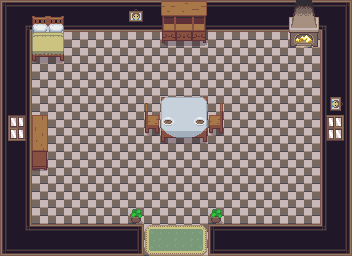

A 2D game scene composited from a Tiled map and its tileset images. What follows is a short description and the map's XML, with every tile layer's data as written:
An orthogonal 22x16 tile map with 16x16 px tiles, 5 tile layers (Ground, Mat, Object, Wall, ...) and 14 objects.

<map version="1.5" tiledversion="1.5.0" orientation="orthogonal" renderorder="right-down" width="22" height="16" tilewidth="16" tileheight="16" infinite="0" nextlayerid="7" nextobjectid="15">
 <tileset firstgid="1" source="HouseTile.tsx" />
 <layer id="1" name="Ground" width="22" height="16">
  <data encoding="csv">
1,1,1,1,1,1,1,1,1,1,1,1,1,1,1,1,1,1,1,1,1,1,
1,1,1,1,1,1,1,1,1,1,1,1,1,1,1,1,1,1,1,1,1,1,
1,1,1,1,1,1,1,1,1,1,1,1,1,1,1,1,1,1,1,1,1,1,
1,1,1,1,1,1,1,1,1,1,1,1,1,1,1,1,1,1,1,1,1,1,
1,1,1,1,1,1,1,1,1,1,1,1,1,1,1,1,1,1,1,1,1,1,
1,1,1,1,1,1,1,1,1,1,1,1,1,1,1,1,1,1,1,1,1,1,
1,1,1,1,1,1,1,1,1,1,1,1,1,1,1,1,1,1,1,1,1,1,
1,1,1,1,1,1,1,1,1,1,1,1,1,1,1,1,1,1,1,1,1,1,
1,1,1,1,1,1,1,1,1,1,1,1,1,1,1,1,1,1,1,1,1,1,
1,1,1,1,1,1,1,1,1,1,1,1,1,1,1,1,1,1,1,1,1,1,
1,1,1,1,1,1,1,1,1,1,1,1,1,1,1,1,1,1,1,1,1,1,
1,1,1,1,1,1,1,1,1,1,1,1,1,1,1,1,1,1,1,1,1,1,
1,1,1,1,1,1,1,1,1,1,1,1,1,1,1,1,1,1,1,1,1,1,
1,1,1,1,1,1,1,1,1,1,1,1,1,1,1,1,1,1,1,1,1,1,
1,1,1,1,1,1,1,1,1,1,1,1,1,1,1,1,1,1,1,1,1,1,
1,1,1,1,1,1,1,1,1,1,1,1,1,1,1,1,1,1,1,1,1,1
</data>
 </layer>
 <layer id="3" name="Mat" width="22" height="16">
  <data encoding="csv">
0,0,0,0,0,0,0,0,0,0,0,0,0,0,0,0,0,0,0,0,0,0,
0,0,0,0,0,0,0,0,0,0,0,0,0,0,0,0,0,0,0,0,0,0,
0,0,0,0,0,0,0,0,0,0,0,0,0,0,0,0,0,0,0,0,0,0,
0,0,0,0,0,0,0,0,0,0,0,0,0,0,0,0,0,0,0,0,0,0,
0,0,0,0,0,0,0,0,0,0,0,0,0,0,0,0,0,0,0,0,0,0,
0,0,0,0,0,0,0,0,0,0,0,0,0,0,0,0,0,0,0,0,0,0,
0,0,0,0,0,0,0,0,0,177,0,0,0,179,0,0,0,0,0,0,0,0,
0,0,0,0,0,0,0,0,0,217,0,0,0,219,0,0,0,0,0,0,0,0,
0,0,0,0,0,0,0,0,0,257,0,0,0,259,0,0,0,0,0,0,0,0,
0,0,0,0,0,0,0,0,0,0,0,0,0,0,0,0,0,0,0,0,0,0,
0,0,0,0,0,0,0,0,0,0,0,0,0,0,0,0,0,0,0,0,0,0,
0,0,0,0,0,0,0,0,0,0,0,0,0,0,0,0,0,0,0,0,0,0,
0,0,0,0,0,0,0,0,0,0,0,0,0,0,0,0,0,0,0,0,0,0,
0,0,0,0,0,0,0,0,0,0,0,0,0,0,0,0,0,0,0,0,0,0,
0,0,0,0,0,0,0,0,0,281,282,282,283,0,0,0,0,0,0,0,0,0,
0,0,0,0,0,0,0,0,0,361,362,362,363,0,0,0,0,0,0,0,0,0
</data>
 </layer>
 <layer id="4" name="Object" width="22" height="16">
  <data encoding="csv">
0,0,0,0,0,0,0,0,0,0,0,0,0,0,0,0,0,0,0,0,0,0,
0,0,0,0,0,0,0,0,0,0,0,0,0,0,0,0,0,0,0,0,0,0,
0,0,0,0,0,0,0,0,0,0,0,0,0,0,0,0,0,0,0,0,0,0,
0,0,0,0,0,0,0,0,0,0,0,0,0,0,0,0,0,0,0,0,0,0,
0,0,0,0,0,0,0,0,0,0,0,0,0,0,0,0,0,0,0,0,0,0,
0,0,0,0,0,0,0,0,0,0,0,0,0,0,0,0,0,0,0,0,0,0,
0,0,0,0,0,0,0,0,0,0,54,55,56,0,0,0,0,0,0,0,0,0,
0,0,0,0,0,0,0,0,0,0,94,95,96,0,0,0,0,0,0,0,0,0,
0,0,0,0,0,0,0,0,0,0,134,135,136,0,0,0,0,0,0,0,0,0,
0,0,0,0,0,0,0,0,0,0,0,0,0,0,0,0,0,0,0,0,0,0,
0,0,0,0,0,0,0,0,0,0,0,0,0,0,0,0,0,0,0,0,0,0,
0,0,0,0,0,0,0,0,0,0,0,0,0,0,0,0,0,0,0,0,0,0,
0,0,0,0,0,0,0,0,0,0,0,0,0,0,0,0,0,0,0,0,0,0,
0,0,0,0,0,0,0,0,0,0,0,0,0,0,0,0,0,0,0,0,0,0,
0,0,0,0,0,0,0,0,0,0,0,0,0,0,0,0,0,0,0,0,0,0,
0,0,0,0,0,0,0,0,0,0,0,0,0,0,0,0,0,0,0,0,0,0
</data>
 </layer>
 <layer id="2" name="Wall" width="22" height="16">
  <data encoding="csv">
2,3,3,3,3,3,3,3,3,3,3,3,3,3,3,3,3,3,3,3,3,4,
42,5,83,83,83,83,83,83,83,83,83,83,83,83,83,83,83,83,83,83,6,44,
42,44,0,0,0,0,0,0,0,0,0,0,0,0,0,0,0,0,0,0,42,44,
42,44,0,0,0,0,0,0,0,0,0,0,0,0,0,0,0,0,0,0,42,44,
42,44,0,0,0,0,0,0,0,0,0,0,0,0,0,0,0,0,0,0,42,44,
42,44,0,0,0,0,0,0,0,0,0,0,0,0,0,0,0,0,0,0,42,44,
42,44,0,0,0,0,0,0,0,0,0,0,0,0,0,0,0,0,0,0,42,44,
42,44,0,0,0,0,0,0,0,0,0,0,0,0,0,0,0,0,0,0,42,44,
42,44,0,0,0,0,0,0,0,0,0,0,0,0,0,0,0,0,0,0,42,44,
42,44,0,0,0,0,0,0,0,0,0,0,0,0,0,0,0,0,0,0,42,44,
42,44,0,0,0,0,0,0,0,0,0,0,0,0,0,0,0,0,0,0,42,44,
42,44,0,0,0,0,0,0,0,0,0,0,0,0,0,0,0,0,0,0,42,44,
42,44,0,0,0,0,0,0,0,0,0,0,0,0,0,0,0,0,0,0,42,44,
42,44,0,0,0,0,0,0,0,0,0,0,0,0,0,0,0,0,0,0,42,44,
42,45,3,3,3,3,3,3,4,0,0,0,0,2,3,3,3,3,3,3,46,44,
82,83,83,83,83,83,83,83,84,0,0,0,0,82,83,83,83,83,83,83,83,84
</data>
 </layer>
 <layer id="5" name="ObjectCollideWithWall" width="22" height="16">
  <data encoding="csv">
0,0,0,0,0,0,0,0,403,0,291,292,293,0,0,0,0,0,413,414,0,0,
0,0,58,59,0,0,0,0,443,0,331,332,333,0,0,0,0,0,453,454,0,0,
0,0,98,99,0,0,0,0,0,0,371,372,373,0,0,0,0,0,491,492,0,0,
0,0,138,139,0,0,0,0,0,0,0,0,0,0,0,0,0,0,0,0,0,0,
0,0,0,0,0,0,0,0,0,0,0,0,0,0,0,0,0,0,0,0,0,0,
0,0,0,0,0,0,0,0,0,0,0,0,0,0,0,0,0,0,0,0,0,0,
0,0,0,0,0,0,0,0,0,0,0,0,0,0,0,0,0,0,0,0,2684355003,2684354963,
1610612907,1610612947,487,0,0,0,0,0,0,0,255,0,255,0,0,0,0,0,0,0,2684354770,2684354730,
1610612906,1610612946,527,0,0,0,0,0,0,0,0,0,0,0,0,0,0,0,0,0,2684354771,2684354731,
0,0,567,0,0,0,0,0,0,0,0,0,0,0,0,0,0,0,0,0,0,0,
0,0,607,0,0,0,0,0,0,0,0,0,0,0,0,0,0,0,0,0,0,0,
0,0,0,0,0,0,0,0,0,0,0,0,0,0,0,0,0,0,0,0,0,0,
0,0,0,0,0,0,0,0,0,0,0,0,0,0,0,0,0,0,0,0,0,0,
0,0,0,0,0,0,0,0,452,0,0,0,0,452,0,0,0,0,0,0,0,0,
0,0,0,0,0,0,0,0,0,0,0,0,0,0,0,0,0,0,0,0,0,0,
0,0,0,0,0,0,0,0,0,0,0,0,0,0,0,0,0,0,0,0,0,0
</data>
 </layer>
 <objectgroup id="6" name="CollisionMarking">
  <object id="1" x="32.125" y="115.125" width="15.625" height="54.5" />
  <object id="2" x="31.8182" y="15.4545" width="31.6364" height="45.4545" />
  <object id="3" x="161.636" y="31.6364" width="44.5455" height="9.27273" />
  <object id="4" x="289.636" y="28.9091" width="28.3636" height="18" />
  <object id="5" x="219.818" y="103.455" width="2.90909" height="29.8182" />
  <object id="6" x="145.273" y="103.273" width="2.90909" height="29.6364" />
  <object id="7" x="161.091" y="97.0909" width="45.4545" height="40.9091" />
  <object id="8" x="211.636" y="215.455" width="9.63636" height="7.81818" />
  <object id="9" x="130.364" y="216.909" width="10.3636" height="6.18182" />
  <object id="10" x="0.5" y="0.5" width="351.5" height="30.5" />
  <object id="11" x="0.181818" y="0.181818" width="30.7273" height="255.636" />
  <object id="12" x="0" y="224" width="143.455" height="31.8182" />
  <object id="13" x="208.182" y="224.364" width="143.818" height="31.4545" />
  <object id="14" x="320.364" y="0.181818" width="31.6364" height="255.636" />
 </objectgroup>
</map>
